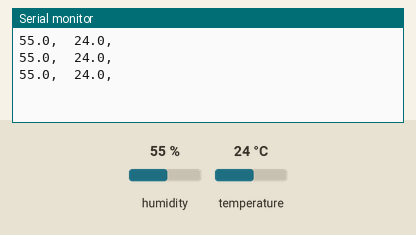
The sketch below on a simulated ESP32. Parts: the last lines printed to the serial monitor. The test bench sets the inputs (shaded band); at power-on: humidity 55 %, temperature 24 °C.

Above: at 1.3 s.
1.4 s: humidity set to 22 %
At 1.9 s:
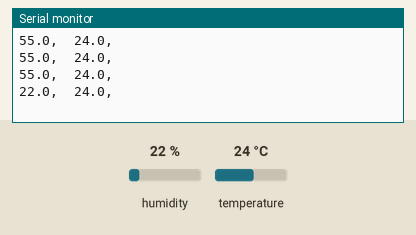
2.9 s: temperature set to 12 °C
At 3.5 s:
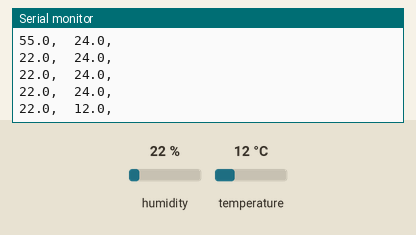
4.4 s: humidity set to 40 %
At 5.0 s:
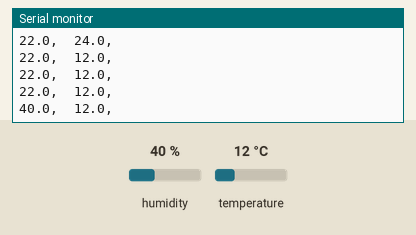
Timing chart, 0 to 7.4 s (numbered marks = the images above; inputs shaded):
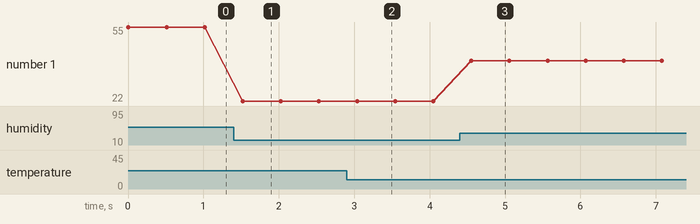

Measured:
- after the input at 1.4 s, the serial monitor: prints a new line after 0.12 s (image 1)
- after the input at 2.9 s, the serial monitor: prints a new line after 0.14 s (image 2)
- after the input at 4.4 s, the serial monitor: prints a new line after 0.15 s (image 3)
- plotted number 1: 55 → 22 after the input at 1.4 s, 22 → 40 after the input at 4.4 s

The sketch:

hum_temp_1_dhtnew_test.ino
```cpp
#include <dhtnew.h>

DHTNEW mySensor(14);

void setup()
{
  Serial.begin(115200);
}

void loop()
{
  // READ DATA
  int chk = mySensor.read();

  // DISPLAY DATA
  Serial.print(mySensor.getHumidity(), 1);
  Serial.print(",\t");
  Serial.print(mySensor.getTemperature(), 1);
  Serial.println(",\t");
  delay(500);
}
```
